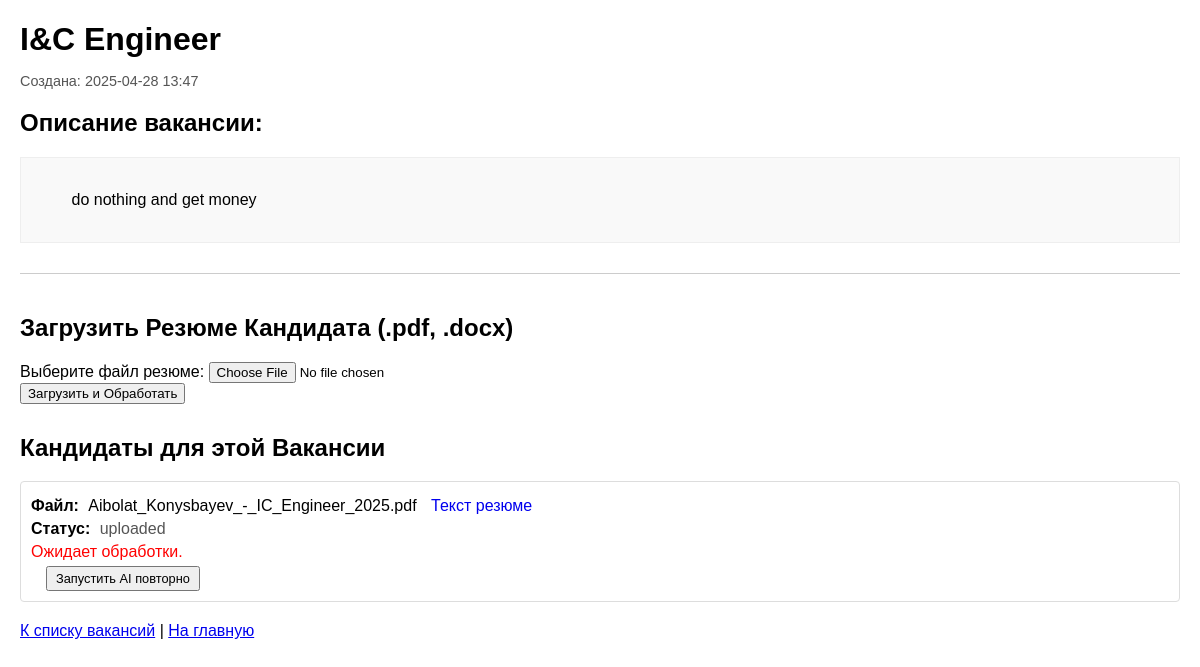
Page /jobs/1 (signed in) on the earlier database version.
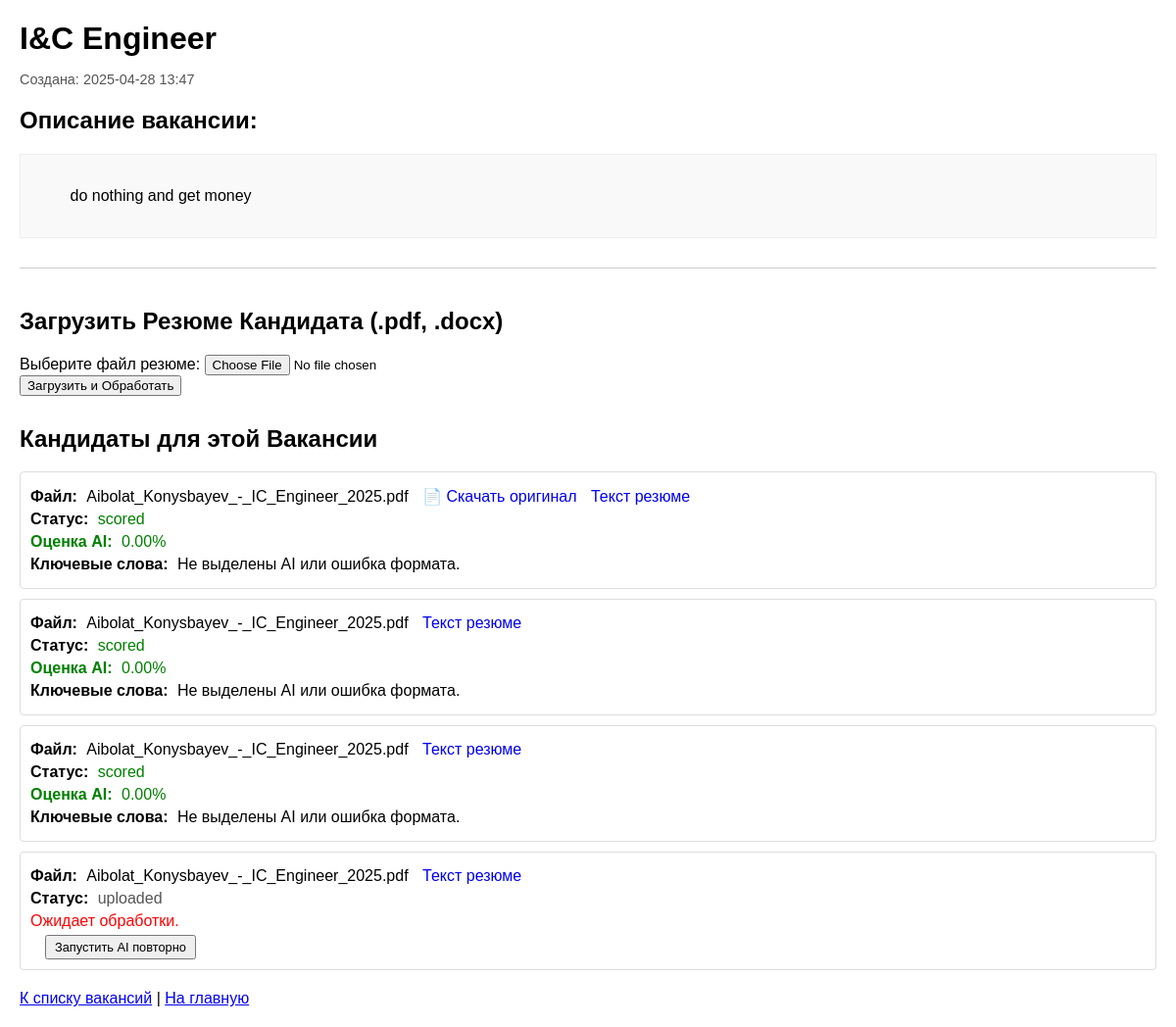
Same page on the later database version.
### app.py (models this page shows, shortened)
class Vacancy(db.Model):
    id = db.Column(db.Integer, primary_key=True)
    title = db.Column(db.String(100), nullable=False)
    description = db.Column(db.Text, nullable=False)
    created_at = db.Column(db.DateTime, nullable=False, default=datetime.utcnow)
    user_id = db.Column(db.Integer, db.ForeignKey('user.id'), nullable=False)
    candidates = db.relationship('Candidate', backref='vacancy', lazy=True, cascade='all, delete-orphan', order_by="Candidate.created_at.desc()")

class Candidate(db.Model):
    id = db.Column(db.Integer, primary_key=True)
    vacancy_id = db.Column(db.Integer, db.ForeignKey('vacancy.id'), nullable=False)
    original_filename = db.Column(db.String(255), nullable=False)
    storage_path = db.Column(db.String(255), nullable=True)
    extracted_text = db.Column(db.Text, nullable=True)
    ai_score = db.Column(db.Float, nullable=True)
    keywords = db.Column(db.Text, nullable=True)
    status = db.Column(db.String(50), nullable=False, default='uploaded')
    created_at = db.Column(db.DateTime, nullable=False, default=datetime.utcnow)

### app.py (the view)
@app.route('/jobs/<int:job_id>')
@login_required
def view_job(job_id):
    job = Vacancy.query.get_or_404(job_id)
    if job.user_id != current_user.id:
        abort(403)
    candidates = job.candidates # Получаем список кандидатов
    return render_template('view_job.html', job=job, user=current_user, candidates=candidates)

### app.py (called while the page is built)
@login_manager.user_loader
def load_user(user_id):
    return User.query.get(int(user_id))

@app.template_filter('from_json')
def from_json_filter(json_string):
    if isinstance(json_string, str):
        try:
            return json.loads(json_string)
        except (json.JSONDecodeError, TypeError):
            return None
    return json_string

### templates/view_job.html (shortened to what this page needs)
<!DOCTYPE html>
<html lang="ru">
<head>
</head>
<body>
    <h1>{{ job.title }}</h1>
    <p class="job-meta">
        Создана: {{ job.created_at.strftime('%Y-%m-%d %H:%M') }}
    </p>
    <h2>Описание вакансии:</h2>
    <div class="job-description">
        {{ job.description }}
    </div>
    <div style="margin-top: 30px; padding-top: 20px; border-top: 1px solid #ccc;">
        <h2>Загрузить Резюме Кандидата (.pdf, .docx)</h2>
        <form method="POST" action="{{ url_for('upload_resume', job_id=job.id) }}" enctype="multipart/form-data">
            <div>
                <label for="resume_file">Выберите файл резюме:</label>
                <input type="file" id="resume_file" name="resume_file" accept=".pdf,.docx" required>
            </div>
            <button type="submit">Загрузить и Обработать</button>
        </form>
    </div>
    <div style="margin-top: 30px;">
        <h2>Кандидаты для этой Вакансии</h2>
        {% if candidates %}
            <ul class="candidate-list">
            {% for candidate in candidates %}
                <li class="candidate-item">
                    <p><strong>Файл:</strong> {{ candidate.original_filename }}
                       {% if candidate.storage_path %}
                           <a href="{{ url_for('download_resume', candidate_id=candidate.id) }}" target="_blank" style="margin-left: 10px; text-decoration: none;">
                               📄 Скачать оригинал
                           </a>
                       {% endif %}
                       {% if candidate.extracted_text %}
                           <a href="{{ url_for('view_extracted_text', candidate_id=candidate.id) }}" target="_blank" style="margin-left: 10px; text-decoration: none;">
                               Текст резюме
                           </a>
                       {% endif %}
                    </p>
                    <p><strong>Статус:</strong> <span class="status-{{ candidate.status }}">{{ candidate.status }}</span></p>
                    {% if candidate.status == 'scored' %}
                        <p style="color: green;"><strong>Оценка AI:</strong> {{ "%.2f" | format(candidate.ai_score) }}%</p>
                        {% if candidate.keywords %}
                            {% set keywords_list = candidate.keywords | from_json %}
                            <p><strong>Ключевые слова:</strong>
                                {% if keywords_list and (keywords_list is iterable) and (keywords_list is not string) %}
                                    {{ keywords_list | join(', ') }}
                                {% else %}
                                    Не выделены AI или ошибка формата.
                                {% endif %}
                            </p>
                        {% endif %}
                    {% elif 'failed' in candidate.status or candidate.status in ['uploaded', 'processing'] %}
                         <p style="color: red;">
                            {% if candidate.keywords and 'failed' in candidate.status and candidate.keywords is string %}
                                Детали: {{ candidate.keywords }}
                            {% elif candidate.status == 'uploaded' %}
                                Ожидает обработки.
                            {% elif candidate.status == 'processing' %}
                                В процессе обработки...
                            {% else %}
                                См. логи сервера для деталей ошибки.
                            {% endif %}
                         </p>
                    {% endif %}
                    {% if candidate.status != 'processing' and candidate.status != 'scored' %}
                       <form method="POST" action="{{ url_for('rescreen_candidate', candidate_id=candidate.id) }}" style="display: inline-block; margin-left: 15px;">
                           <button type="submit" style="padding: 3px 8px; font-size: 0.8em; cursor: pointer;">
                               Запустить AI повторно
                           </button>
                       </form>
                    {% endif %}
                </li>
            {% endfor %}
            </ul>
        {% else %}
            <p class="no-jobs">Кандидатов пока нет.</p>
        {% endif %}
    </div>
    <p style="margin-top: 20px;">
        <a href="{{ url_for('list_jobs') }}">К списку вакансий</a>
         |
        <a href="{{ url_for('index') }}">На главную</a>
    </p>
</body>
</html>

### templates/view_job.html (style rules this page uses)
body { font-family: sans-serif; margin: 20px; }
h1 { margin-bottom: 5px; }
.job-meta { font-size: 0.9em; color: #555; margin-bottom: 20px; }
.job-description { border: 1px solid #eee; padding: 15px; white-space: pre-wrap; word-wrap: break-word; background-color: #f9f9f9; }
.candidate-list { list-style: none; padding: 0; }
.candidate-item { border: 1px solid #ddd; padding: 10px; margin-bottom: 10px; border-radius: 4px; }
.candidate-item p { margin: 5px 0; }
.candidate-item strong { margin-right: 5px; }
.status-uploaded { color: #555; }
.status-scored { color: green; }

Differences in the rows shown:
added Candidate: original_filename "Aibolat_Konysbayev_-_IC_Engineer_2025.pdf", status "scored", ai_score "0.00", shows "Ключевые слова:", keywords "Не выделены AI или ошибка формата."
added Candidate: original_filename "Aibolat_Konysbayev_-_IC_Engineer_2025.pdf", status "scored", ai_score "0.00", shows "Ключевые слова:", keywords "Не выделены AI или ошибка формата."
added Candidate: original_filename "Aibolat_Konysbayev_-_IC_Engineer_2025.pdf", status "scored", ai_score "0.00", shows "Ключевые слова:", keywords "Не выделены AI или ошибка формата."
